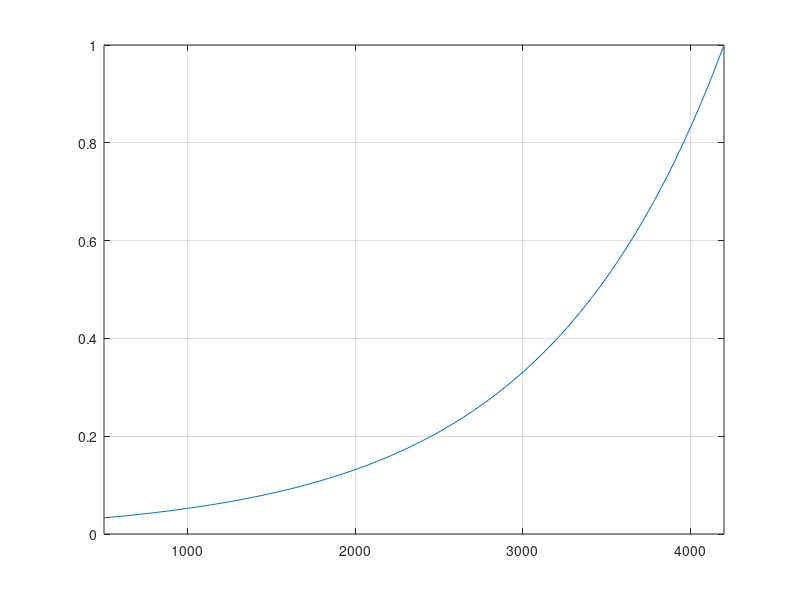

This chart was generated by the following MATLAB code:
clear all
close all
clc

sigma_hormin = 4747.75;
pressure_avg = linspace(500,4200);

sigma_closure = sigma_hormin-pressure_avg;

lognorm_fraccond = -0.0004*sigma_closure+0.2191;

norm_fraccond = power(10,lognorm_fraccond);

plot(pressure_avg,norm_fraccond)

ylim([0,1]);
xlim([pressure_avg(1),pressure_avg(end)]);

grid on